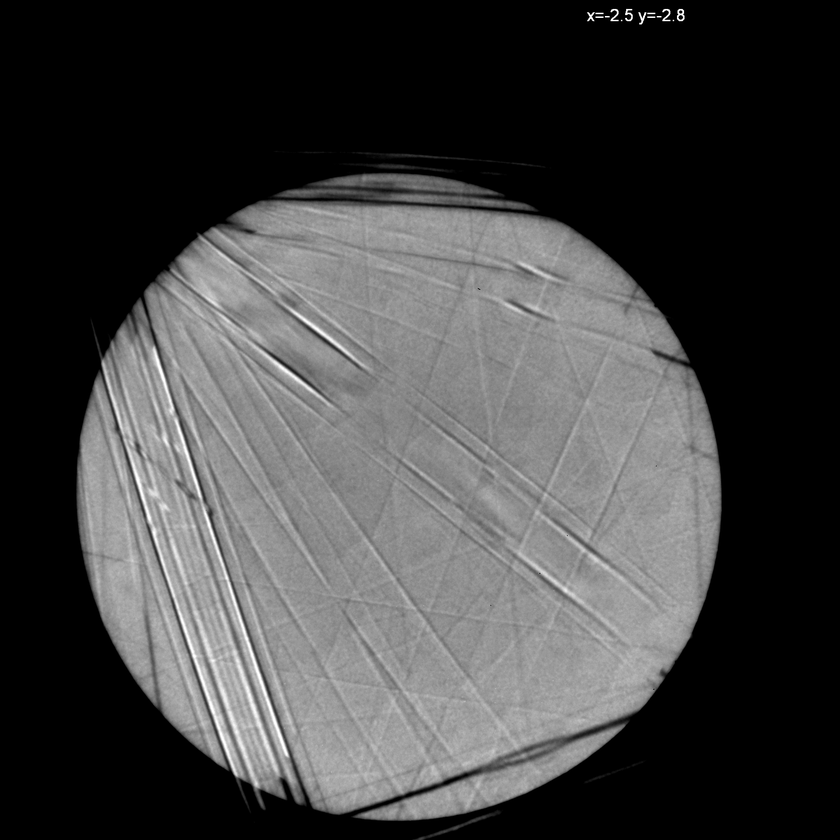
#> input picture data/train/samples/CBED_11.tif, 840 x 840 px, shrunk from 1783 x 1783 before the run
$ python hough_v10.py
#> lines starting #> are read from the running program, lines starting #| are printed output that depends on the picture; after the words box and inside, x2 and y2 are one past the last pixel; in counts of white or black regions, pixels touching at a corner belong together
import cv2
import numpy as np
from matplotlib import cm
import matplotlib.pyplot as plt
from skimage.feature import canny
from sklearn.cluster import KMeans
from matplotlib.figure import Figure
from sklearn.metrics import silhouette_score
from sklearn.cluster import AffinityPropagation
from skimage.transform import probabilistic_hough_line
from matplotlib.backends.backend_agg import FigureCanvasAgg as FigureCanvas

# Line finding using the Probabilistic Hough Transform
image = cv2.imread("data/train/samples/CBED_11.tif", cv2.IMREAD_GRAYSCALE)
#> image is the input picture: shape (840, 840); min 0, max 255, mean 67.2
label = cv2.imread("data/train/labels/CBED_11.png", cv2.IMREAD_ANYCOLOR)
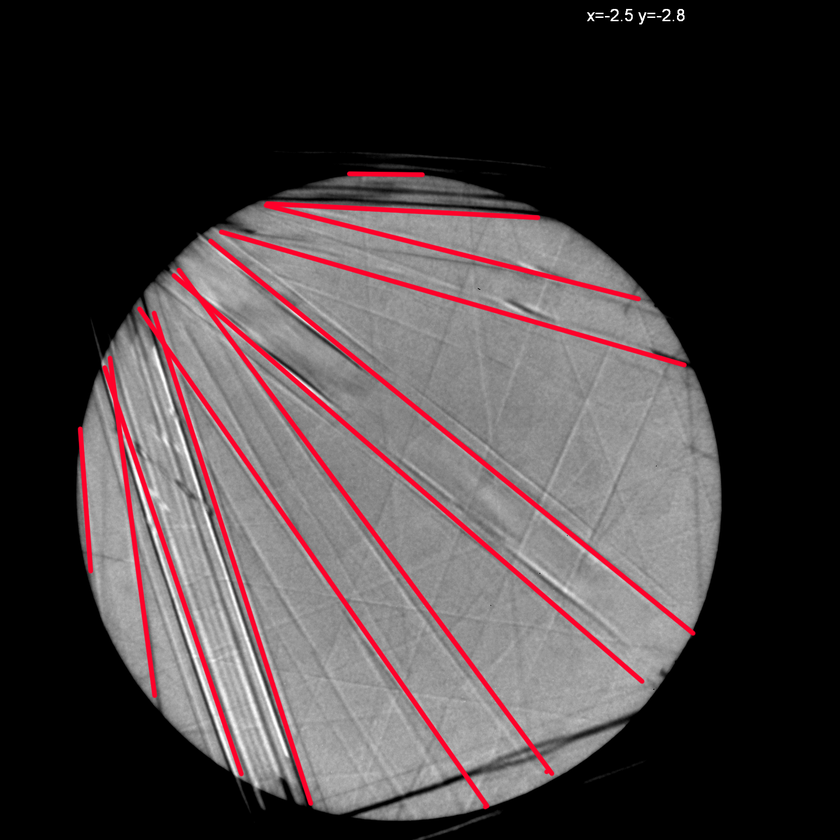
#> input picture data/train/labels/CBED_11.png, 840 x 840 px, shrunk from 1783 x 1783 before the run
#> label is the input picture: shape (840, 840, 3); mean B, G, R 63.7, 62.3, 71
label = cv2.cvtColor(label, cv2.COLOR_BGR2RGB)

# Get probabilistic hough transform
edges = canny(image, 2, 1, 25)
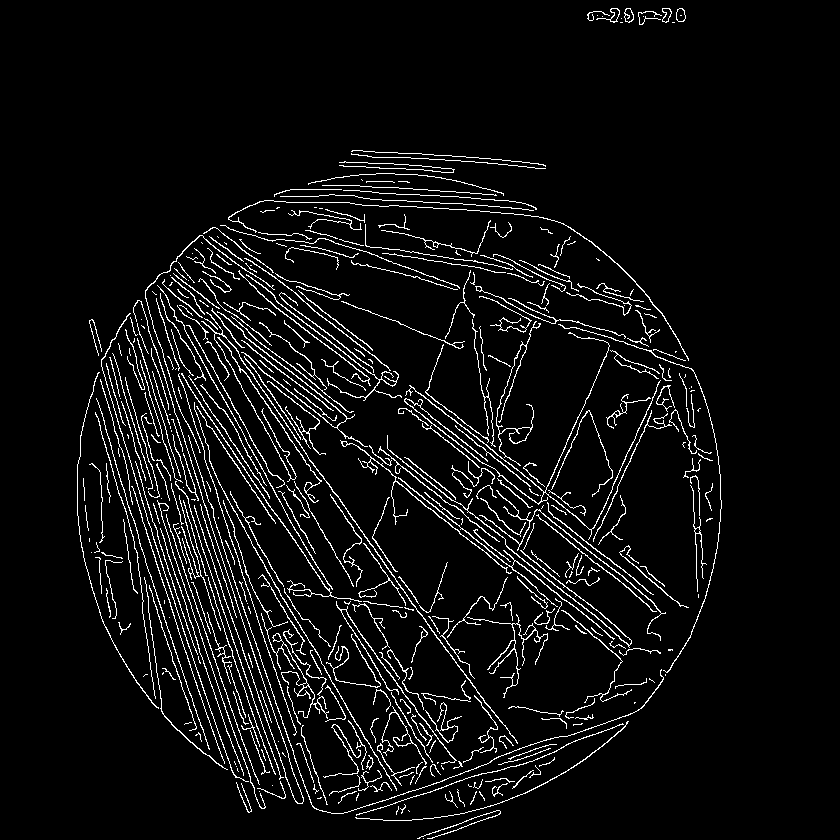
#> edges: shape (840, 840) bool; 5.7% white in thin lines or dots, all inside (x1, y1, x2, y2) = (77, 8, 722, 839)
out = probabilistic_hough_line(edges, threshold=250, line_length=10, line_gap=3)
#> out = 65 items

# Generate space for probabilistic
fig = Figure(figsize=(image.shape[0]/120, image.shape[1]/120), dpi=120)
canvas = FigureCanvas(fig)
ax = fig.gca()

ax.imshow(edges * 0, cmap=cm.gray)
lines = []
for line in out:
    p0, p1 = line
    ax.plot((p0[0], p1[0]), (p0[1], p1[1]), c='0.5')

    # Extrapolate line
    m = (p0[1] - p1[1]) / (p0[0] - p1[0])
    b = p0[1] - (m * p0[0])

    # Append it to lines output
    lines.append([m, b])
#> this loop made 65 passes
#> (p0, p1, m, b) on passes 1 to 12: ((620, 630), (603, 616), 0.824, 119.4), ((615, 625), (517, 549), 0.776, 148.1), ((499, 535), (463, 507), 0.778, 146.9), ((344, 414), (244, 336), 0.78, 145.7), ((332, 410), (242, 340), 0.778, 151.8), ((609, 627), (506, 546), 0.786, 148.1), ((395, 460), (380, 448), 0.8, 144), ((498, 541), (474, 522), 0.792, 146.8), ((326, 399), (262, 349), 0.781, 144.3), ((612, 630), (519, 557), 0.785, 149.6), ((505, 539), (472, 513), 0.788, 141.1), ((187, 297), (177, 289), 0.8, 147.4)
#> after the loop, lines = 65 pairs, first value 0.769 to 3.29, second value -162.7 to 156.8
lines = np.array(lines)
lines = lines[np.argsort(lines[:, 0])]

ax.set_xlim((0, image.shape[0]))
ax.set_ylim((0, image.shape[1]))
ax.axis('off')

canvas.draw()
image_from_plot = np.frombuffer(fig.canvas.tostring_rgb(), dtype=np.uint8)
image_from_plot = image_from_plot.reshape(fig.canvas.get_width_height()[::-1] + (3,))
image_from_plot = np.flipud(image_from_plot)
image_from_plot = cv2.cvtColor(image_from_plot, cv2.COLOR_BGR2GRAY)
image_from_plot = np.where(image_from_plot == 255, 0, image_from_plot)
image_from_plot = np.where(image_from_plot != 0, 255, image_from_plot)

# Generate space for extrapolated hough
fig = Figure(figsize=(image.shape[0]/120, image.shape[1]/120), dpi=120)
canvas = FigureCanvas(fig)
ax = fig.gca()

ax.imshow(edges * 0, cmap=cm.gray)

# Plot lines
for line in lines:
    m, b = line

    # Plot it
    x_vals = np.array(ax.get_xlim())
    y_vals = b + m * x_vals
    ax.plot(x_vals, y_vals, c='0.5')
#> this loop made 65 passes
#> (m, b, y_vals) on passes 1 to 12: (0.769, 156.8, [156.4, 802.5]), (0.769, 87.46, [87.08, 733.2]), (0.776, 148.1, [147.7, 799.1]), (0.778, 85.44, [85.06, 738.4]), (0.778, 146.9, [146.5, 799.8]), (0.778, 84.67, [84.28, 737.6]), (0.778, 151.8, [151.4, 804.7]), (0.78, 145.7, [145.3, 800.5]), (0.78, 144.5, [144.1, 799.7]), (0.781, 144.3, [143.9, 800.2]), (0.782, 83.44, [83.05, 739.8]), (0.785, 83.14, [82.75, 742.1])

ax.set_xlim((0, image.shape[0]))
ax.set_ylim((0, image.shape[1]))
ax.axis('off')

canvas.draw()
image_from_plot_extrapolated = np.frombuffer(fig.canvas.tostring_rgb(), dtype=np.uint8)
image_from_plot_extrapolated = image_from_plot_extrapolated.reshape(fig.canvas.get_width_height()[::-1] + (3,))
image_from_plot_extrapolated = np.flipud(image_from_plot_extrapolated)
image_from_plot_extrapolated = cv2.cvtColor(image_from_plot_extrapolated, cv2.COLOR_BGR2GRAY)
image_from_plot_extrapolated = np.where(image_from_plot_extrapolated == 255, 0, image_from_plot_extrapolated)
image_from_plot_extrapolated = np.where(image_from_plot_extrapolated != 0, 255, image_from_plot_extrapolated)

# Generate plots
fig, axes = plt.subplots(1, 3, figsize=(15, 6))
ax = axes.ravel()

ax[0].imshow(image, cmap=cm.gray)
ax[0].set_title('Input image')
ax[0].set_axis_off()

ax[1].imshow(image_from_plot, cmap=cm.gray)
ax[1].set_title('Probabilistic hough transform')
ax[1].set_axis_off()

ax[2].imshow(image_from_plot_extrapolated, cmap=cm.gray)
ax[2].set_title('Extrapolated lines')
ax[2].set_axis_off()

plt.tight_layout()
plt.show()
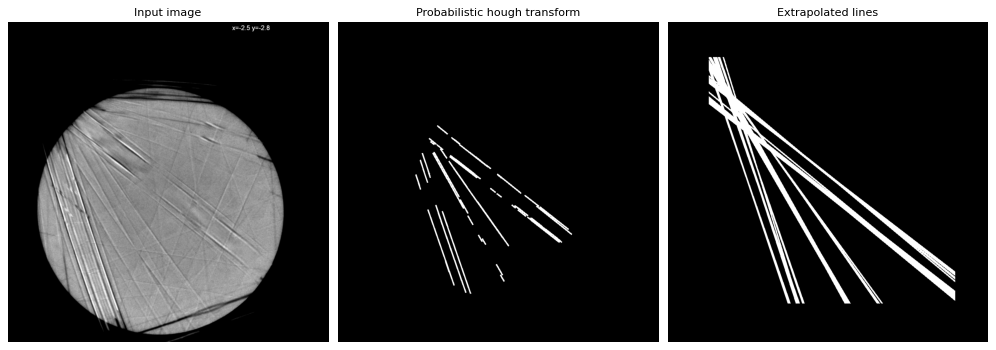
#> figure drawn by matplotlib, 3 panels

###################

colors = ['green', 'royalblue', 'orange', 'firebrick', 'teal', 'mediumpurple', 'deeppink', 'lawngreen', 'sienna']

# Do k-means on just the x-axis
x_points = lines[:, 0].reshape(-1,1)
#> x_points = 65 values from 0.769 to 3.29

sil = []
sum_of_squared_distances = []
K = range(2, 24)
for k in K:
    kmeans = KMeans(n_clusters=k).fit(x_points)
    sum_of_squared_distances.append(kmeans.inertia_)
    sil.append(silhouette_score(x_points, kmeans.labels_, metric = 'euclidean'))
#> after the loop, sil = [0.794, 0.904, 0.936, 0.876, 0.859, 0.879, 0.7, 0.62, 0.68, 0.667, 0.646, 0.644, 0.628, 0.565, 0.61, 0.53, 0.528, 0.545, 0.568, 0.573, 0.575, 0.554]; sum_of_squared_distances = [8.31, 0.665, 0.179, 0.0779, 0.0637, 0.0303, 0.018, 0.0176, 0.00962, 0.00802, 0.007, 0.00427, 0.00329, 0.00295, 0.00238, 0.00206, 0.00158, 0.00127, 0.00108, 0.000989, 0.000612, 0.000562]

optimal_k = sil.index(max(sil)) + 2
#> optimal_k = 4

####################

# Plot optimal k

kmeans = KMeans(n_clusters=optimal_k).fit(x_points)

clusters = []
for j in range(optimal_k):
    clusters.append(x_points[kmeans.labels_ == j])
    plt.scatter(x_points[kmeans.labels_ == j], [0 for i in range(len(x_points[kmeans.labels_ == j]))], c=colors[j])
#> after the loop, clusters = 4 items
plt.show()
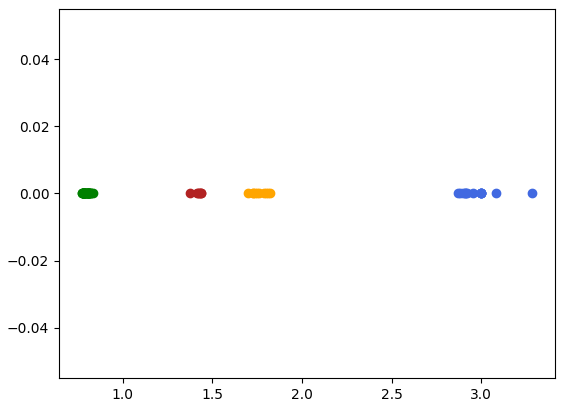
#> figure drawn by matplotlib, 1 panel

####################

# Do linear regression

clusters = []
for j in range(optimal_k):
    clusters.append(lines[kmeans.labels_ == j])
    plt.scatter(lines[kmeans.labels_ == j][:, 0], lines[kmeans.labels_ == j][:, 1], c=colors[j])
#> after the loop, clusters = 4 point arrays, longest 33 points

from sklearn.linear_model import LinearRegression
lr = LinearRegression().fit(lines[:, 0].reshape(-1,1), lines[:, 1])
m = lr.coef_
#> m = [-78.51]
b = lr.intercept_
#> b = 167.1

stds = []
means = []
for j in range(optimal_k):
    stds.append(np.std(lines[kmeans.labels_ == j][:, 1]))
    means.append(np.mean(lines[kmeans.labels_ == j][:, 0]))
#> after the loop, means = [0.795, 2.98, 1.76, 1.42]; stds = [33.95, 57.7, 13.69, 4.28]

x_vals = np.array(plt.gca().get_xlim())
#> x_vals = [0.643, 3.41]
y_vals = b + m * x_vals
#> y_vals = [116.5, -100.8]
plt.plot(x_vals, y_vals, c='0.5')
plt.show()
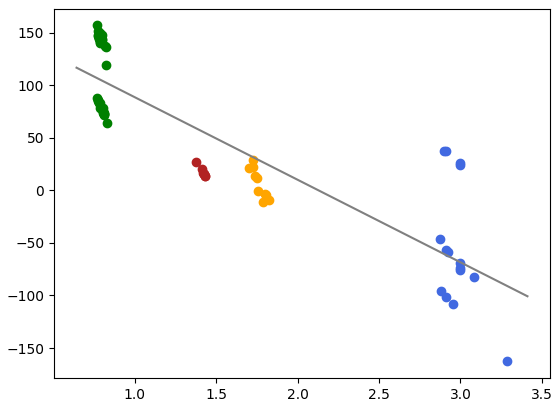
#> figure drawn by matplotlib, 1 panel

####################

# Plot lines on graph

fig, axes = plt.subplots(1, 2, figsize=(15, 6))
ax = axes.ravel()

ax[0].imshow(image, cmap=cm.gray)
ax[0].set_xlim((0, image.shape[0]))
ax[0].set_ylim((0, image.shape[1]))

ax[1].imshow(image, cmap=cm.gray)
ax[1].set_xlim((0, image.shape[0]))
ax[1].set_ylim((0, image.shape[1]))

for line in lines:
    m, b = line
    x_vals = np.array(ax[0].get_xlim())
    y_vals = b + m * x_vals
    ax[0].plot(x_vals, y_vals, 'r')
#> this loop made 65 passes
#> (m, b, y_vals) on passes 1 to 12: (0.769, 156.8, [156.8, 802.9]), (0.769, 87.46, [87.46, 733.6]), (0.776, 148.1, [148.1, 799.5]), (0.778, 85.44, [85.44, 738.8]), (0.778, 146.9, [146.9, 800.2]), (0.778, 84.67, [84.67, 738]), (0.778, 151.8, [151.8, 805.1]), (0.78, 145.7, [145.7, 800.9]), (0.78, 144.5, [144.5, 800.1]), (0.781, 144.3, [144.3, 800.6]), (0.782, 83.44, [83.44, 740.2]), (0.785, 83.14, [83.14, 742.5])
#> line on passes 53 to 58: [2.9, 37.08], [2.91, 37.64], [2.91, -101], [2.91, -57], [2.92, -58.69], [2.96, -108.6]

for j in range(optimal_k):
    m = means[j]
    b1 = lr.predict(m.reshape(-1, 1)) + stds[j]
    b2 = lr.predict(m.reshape(-1, 1)) - stds[j]

    x_vals = np.array(ax[1].get_xlim())
    y_vals = b1 + m * x_vals
    ax[1].plot(x_vals, y_vals, c=colors[j])

    y_vals = b2 + m * x_vals
    ax[1].plot(x_vals, y_vals, c=colors[j])

plt.show()
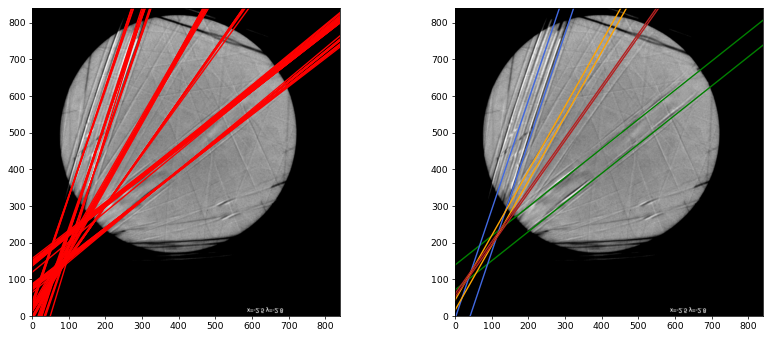
#> figure drawn by matplotlib, 2 panels
